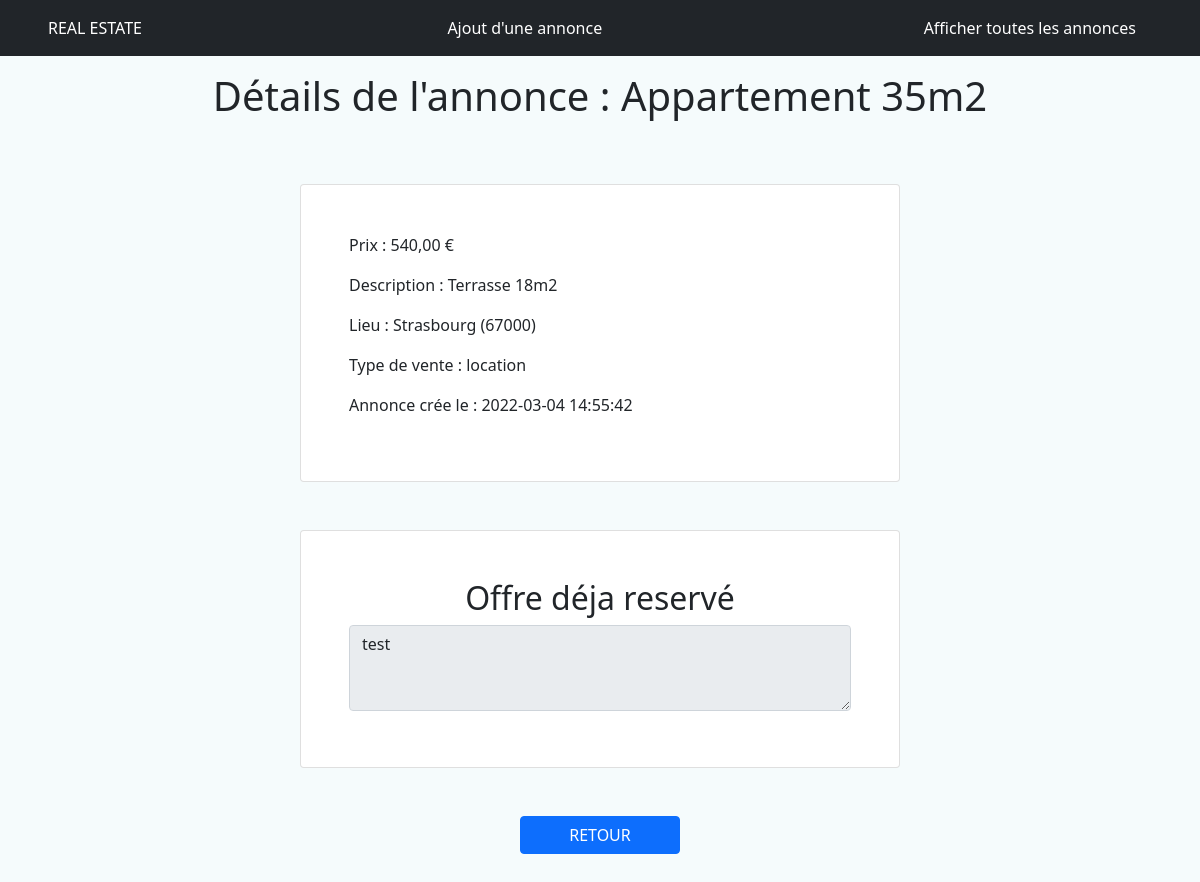
Screenshot of /view.php?id=3 with the database file from the repository.
### tables this page shows
CREATE TABLE `advert` (
  `id_advert` int NOT NULL,
  `title` varchar(30) NOT NULL,
  `description` varchar(255) NOT NULL,
  `postcode` varchar(5) NOT NULL,
  `city` varchar(50) NOT NULL,
  `price` int NOT NULL,
  `reservation_message` text,
  `category_id` int NOT NULL,
  `created_at` datetime NOT NULL DEFAULT CURRENT_TIMESTAMP
);

CREATE TABLE `category` (
  `id_category` int NOT NULL,
  `value` enum('vente','location') NOT NULL
);

### class/AdvertManager.class.php (called while the page is built, shortened)
<?php
class AdvertManager{
	private $bdd;
	public function __construct(PDO $bdd){
		$this->bdd = $bdd;
	}
	public function getAdvertById(int $advert_id){
		return $this->bdd->query("SELECT advert.id_advert, advert.title, advert.description, advert.postcode, advert.city, advert.price, advert.reservation_message, advert.category_id, category.value AS category, advert.created_at
		FROM advert
		INNER JOIN category WHERE category.id_category = advert.category_id
		AND advert.id_advert = {$advert_id}")->fetch();
	}
}
?>

### view.php (the view, shortened to what this page needs)
<?php
	require('setup/header.php');
	require('setup/config.php');
	$advertManager = new AdvertManager($conn);
	$advert = $advertManager->getAdvertById($_GET['id']);
?>
		<h1 class="text-center py-3">Détails de l'annonce : <?php echo $advert['title'] ?></h1>
		<div class="card my-5 mx-auto w-50 text-dark card-body cardbody-color p-lg-5">
			<p>Prix : <?= number_format($advert['price'], 2, ',', ' ') ?> &euro;</p>
			<p>Description : <?php echo $advert['description'] ?></p>
			<p>Lieu : <?php echo $advert['city'] . " (" . $advert['postcode'] . ")" ?></p>
			<p>Type de vente : <?php echo $advert['category'] ?></p>
			<p>Annonce crée le : <?php echo $advert['created_at']?></p>
		</div>
		<?php if(empty($advert['reservation_message'])){?>
		<form action="" method="post" class="card my-5 mx-auto w-50 text-dark card-body cardbody-color p-lg-5" enctype="multipart/form-data">
			<h2 class="text-center">Proposer une offre :</h2>
			<div class="mb-2">
				<textarea class="form-control" id="message" name="message" rows="3" placeholder="Message de votre proposition"></textarea>
			</div>
			<div class="text-center">
				<button type="submit" name="confirm" class="btn btn-danger px-5 mb-5 text-uppercase">Je réserve</button>
			</div>
		</form>
		<?php }else{ ?>
		<form action="" method="post" class="card my-5 mx-auto w-50 text-dark card-body cardbody-color p-lg-5" enctype="multipart/form-data">
			<h2 class="text-center">Offre déja reservé</h2>
			<div class="mb-2">
				<textarea class="form-control" id="message" name="message" rows="3" disabled><?php echo $advert['reservation_message']; ?></textarea>
			</div>
		</form>
		<?php } ?>
		<div class="text-center">
			<a href="/catalog.php" class="btn btn-primary px-5 mb-5 text-uppercase">Retour</a>
		</div>
	</body>
</html>

### setup/style.css (style rules this page uses)
:root { --white: #ffffff; --gray-light: #f5fbfc; --gray-dark: #08090a; --green: #35b8be; --green-dark: #1b9097; --green-light: #f5fbfc; --blue-dark: #546285; --red: #c01d24; }
html { font-family: 'Inter', serif; }
body { font-size: 16px; margin: 0; padding: 0; box-sizing: border-box; background: var(--gray-light); }
a { text-decoration: none; color: var(--white); align-items: center; }

### rows the page displays
advert: title "Appartement 35m2", price "540,00", description "Terrasse 18m2", city "Strasbourg", postcode "67000", category.value "location", created_at "2022-03-04 14:55:42", message "test"
